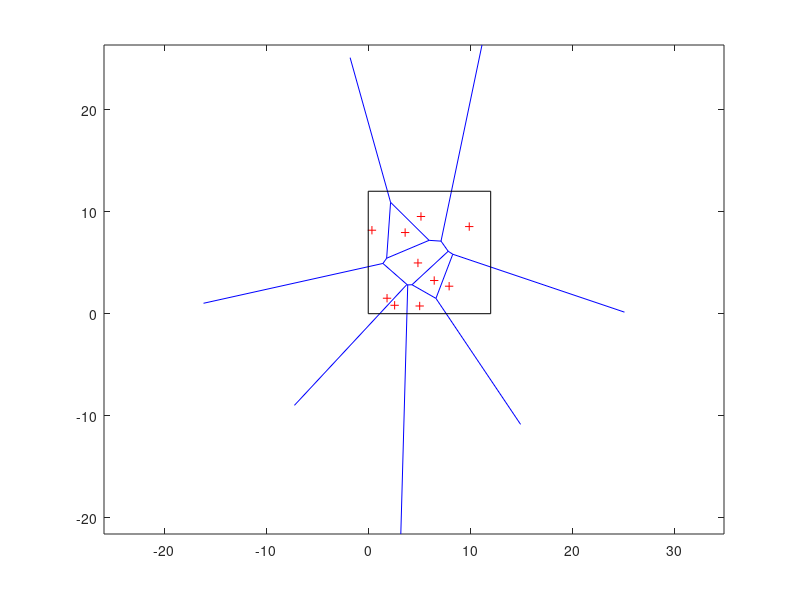
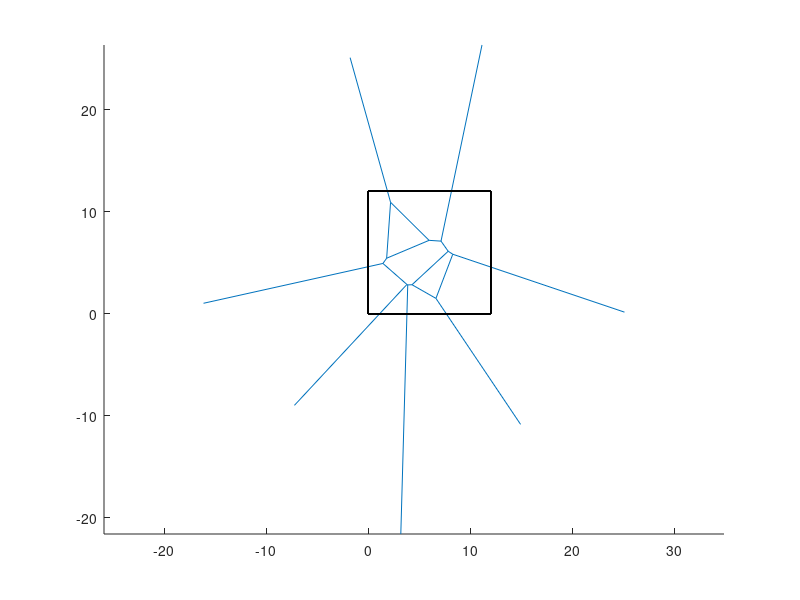

Write the MATLAB code that produced these figures, in order.
clc
clear all
n= 10;
x=10*rand(1,n);
y=10*rand(1,n);
h=voronoi(x,y);
[vx,vy] =voronoi(x,y);
[v,c] = voronoin([x(:) y(:)]);
close all
plot(x,y,'r+',vx,vy,'b-'); 
rectangle('Position',[0,0,12,12]);
axis equal
figure(2)
for j=1:length(vx(1,:))
    line([vx(1,j) vx(2,j)],[vy(1,j) vy(2,j)])
    rectangle('Position',[0,0,12,12]);
end
axis equal